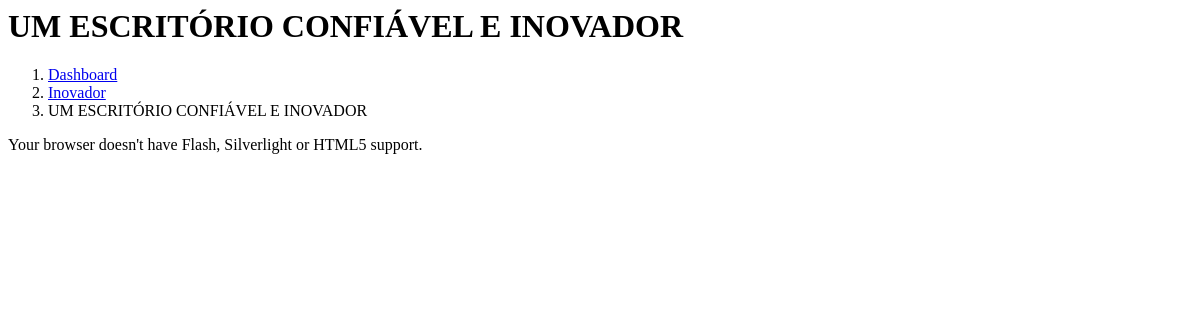
Screenshot of /wt_admin/nav/registros_fotos.php?id=157 with the database file from the repository.
### tables this page shows
CREATE TABLE `registros` (
  `registros_id` int(11) NOT NULL,
  `registros_idpg` int(11) NOT NULL,
  `registros_titulo` varchar(200) DEFAULT NULL,
  `registros_imagem` varchar(150) NOT NULL,
  `registros_imagem2` varchar(150) DEFAULT NULL,
  `registros_email` varchar(100) NOT NULL,
  `registros_preco` varchar(100) DEFAULT NULL,
  `registros_descricao` varchar(300) DEFAULT NULL,
  `registros_texto` text NOT NULL,
  `registros_data` date NOT NULL,
  `registros_link` varchar(150) NOT NULL,
  `registros_metadescription` varchar(160) DEFAULT NULL,
  `registros_url` varchar(200) NOT NULL,
  `registros_ordem` int(11) NOT NULL
);

CREATE TABLE `paginas` (
  `paginas_id` int(11) NOT NULL,
  `paginas_titulo` varchar(200) DEFAULT NULL,
  `paginas_categoria` int(11) NOT NULL,
  `paginas_imagem` int(11) NOT NULL,
  `paginas_imagem2` int(11) NOT NULL,
  `paginas_email` int(11) NOT NULL,
  `paginas_texto` int(11) NOT NULL,
  `paginas_data` int(11) NOT NULL,
  `paginas_link` int(11) NOT NULL,
  `paginas_fotos` int(11) NOT NULL,
  `paginas_template` varchar(80) DEFAULT NULL,
  `paginas_template_exibir` varchar(100) DEFAULT NULL,
  `paginas_ordem` varchar(80) DEFAULT NULL,
  `paginas_ordem_menu` int(11) DEFAULT NULL,
  `paginas_menu` int(11) NOT NULL,
  `paginas_menu_admin` int(11) NOT NULL,
  `paginas_carousel` int(11) DEFAULT NULL,
  `paginas_layout` int(11) NOT NULL,
  `paginas_limite` int(11) NOT NULL,
  `paginas_metadescription` varchar(160) DEFAULT NULL,
  `paginas_url` varchar(100) DEFAULT NULL
);

### wt_admin/nav/registros_fotos.php (the view, shortened to what this page needs)
<link rel="stylesheet" href="<?php echo $raiz_admin ?>css/jquery-ui.css" type="text/css" />
<link rel="stylesheet" href="<?php echo $raiz_admin ?>css/jquery-ui.structure.min.css" type="text/css" />
<link rel="stylesheet" href="<?php echo $raiz_admin ?>css/jquery-ui.structure.min.css" type="text/css" />
<link rel="stylesheet" href="<?php echo $raiz_admin ?>css/jquery-ui.theme.css" type="text/css" />
<link rel="stylesheet" href="<?php echo $raiz_admin ?>css/jquery.ui.plupload.css" type="text/css" />
<?php
$id = $_GET['id'];
$query = "SELECT registros_id, registros_idpg, registros_titulo FROM registros WHERE registros_id = $id";
$registros = mysqli_query($config, $query) or die(mysqli_error());
$row_registros = mysqli_fetch_assoc($registros);
$idpg = $row_registros['registros_idpg'];
$query = "SELECT paginas_titulo, paginas_id FROM paginas WHERE paginas_id = $idpg";
$paginas = mysqli_query($config, $query) or die(mysqli_error());
$row_paginas = mysqli_fetch_assoc($paginas);
?>
<div class="row">
  <div class="col-sm-8">
    <h1><?php echo $row_registros['registros_titulo'] ?></h1>
  </div>
</div>
<div class="row">
    <div class="col-lg-12">
        <ol class="breadcrumb">
            <li>
                <i class="fa fa-dashboard"></i>  <a href="index.php">Dashboard</a>
            </li>
            <li>
                <a href="index.php?page=registros&id=<?php echo $row_paginas['paginas_id'] ?>"><?php echo $row_paginas['paginas_titulo'] ?></a>
            </li>
            <li class="active">
                <?php echo $row_registros['registros_titulo'] ?>
            </li>
        </ol>
    </div>
</div>
<form id="form" method="post" action="php/dump.php">
    <div id="uploader">
        <p>Your browser doesn't have Flash, Silverlight or HTML5 support.</p>
    </div>
    <br />
</form>

### rows the page displays
registros: registros_titulo "UM ESCRITÓRIO CONFIÁVEL E INOVADOR"
paginas: paginas_titulo "Inovador"
